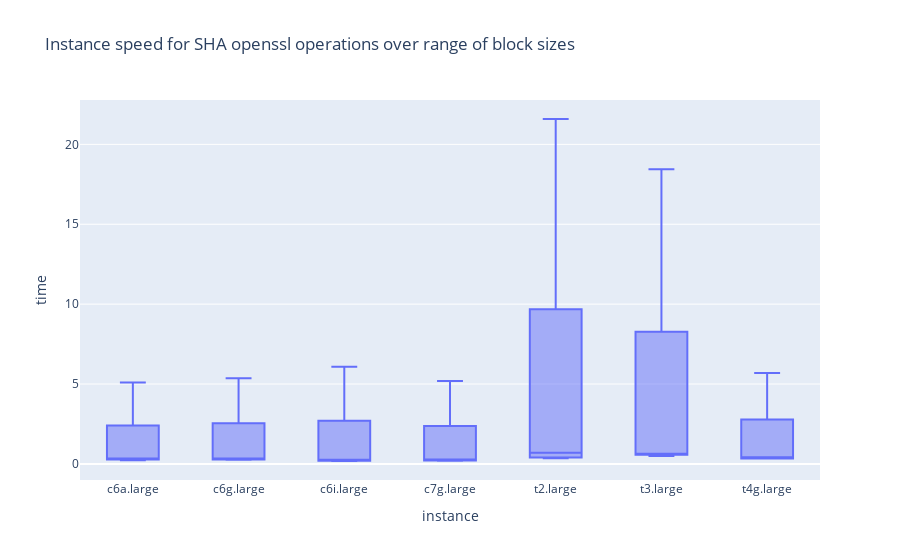
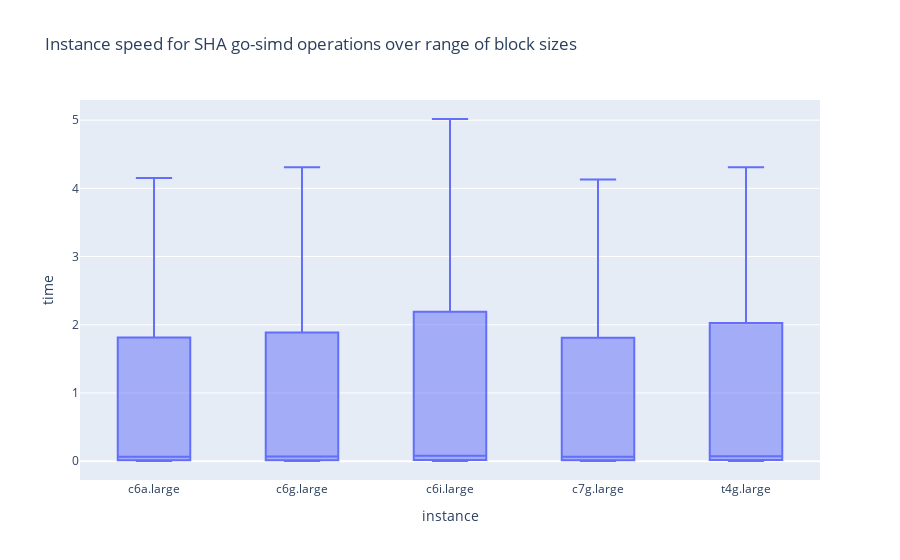
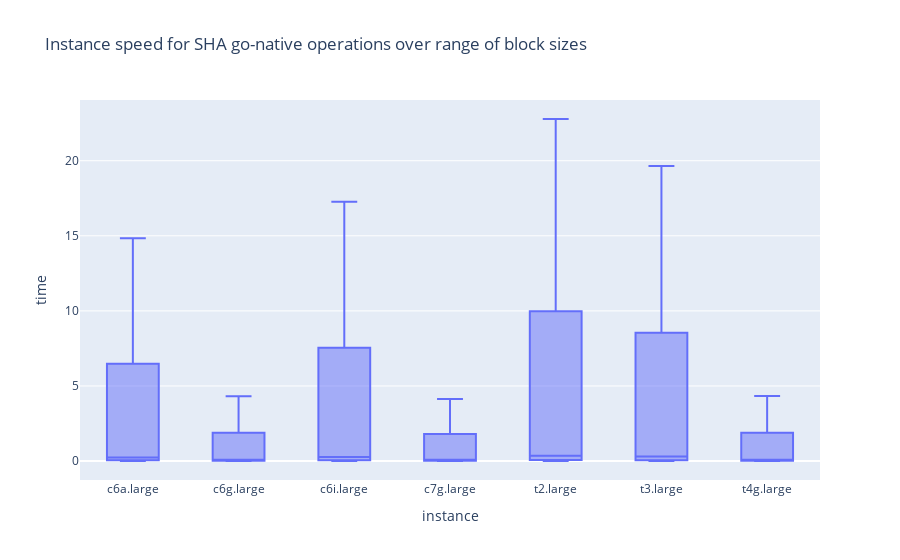
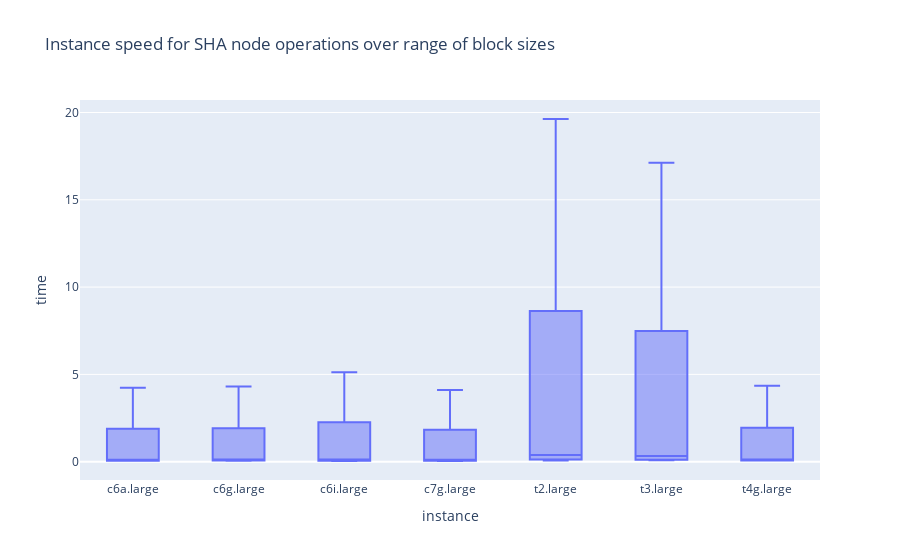

Here is the notebook cell these charts were saved with, in order:
### Code cell
for m in df_machinereadable['method'].unique(): 
    fig = px.box(df_machinereadable[df_machinereadable['method'] == m], x="instance", y="time", title=f"Instance speed for SHA {m} operations over range of block sizes")
    fig.show() 
    fig.write_html(f'datavis/exp1_speed_data_{m}.html')
    fig.write_image(f'assets/exp1_speed_data_{m}.png')

### Figure 1 — Plotly figure (JSON) as saved in the notebook; plotly's stock layout.template omitted (floating-point values rounded to 4 significant figures)
{"data": [{"alignmentgroup": "True", "hovertemplate": "instance=%{x}<br>time=%{y}<extra></extra>", "legendgroup": "", "marker": {"color": "#636efa"}, "name": "", "notched": false, "offsetgroup": "", "orientation": "v", "showlegend": false, "type": "box", "x": ["c6a.large", "c6a.large", "c6a.large", "c6a.large", "c6a.large", "c6g.large", "c6g.large", "c6g.large", "c6g.large", "c6g.large", "c6i.large", "c6i.large", "c6i.large", "c6i.large", "c6i.large", "c7g.large", "c7g.large", "c7g.large", "c7g.large", "c7g.large", "t2.large", "t2.large", "t2.large", "t2.large", "t2.large", "t3.large", "t3.large", "t3.large", "t3.large", "t3.large", "t4g.large", "t4g.large", "t4g.large", "t4g.large", "t4g.large"], "x0": " ", "xaxis": "x", "y": [0.288, 5.092, 1.507, 0.288, 0.233, 1.6, 5.36, 0.347, 0.284, 0.265, 0.266, 0.199, 1.57, 6.084, 0.183, 0.199, 0.214, 5.184, 0.272, 1.44, 0.35, 21.59, 5.714, 0.698, 0.421, 18.44, 4.886, 0.632, 0.49, 0.595, 1.803, 0.332, 0.336, 0.417, 5.687], "y0": " ", "yaxis": "y"}], "layout": {"boxmode": "group", "legend": {"tracegroupgap": 0}, "title": {"text": "Instance speed for SHA openssl operations over range of block sizes"}, "xaxis": {"anchor": "y", "domain": [0, 1], "title": {"text": "instance"}}, "yaxis": {"anchor": "x", "domain": [0, 1], "title": {"text": "time"}}}}

### Figure 2 — Plotly figure (JSON) as saved in the notebook; plotly's stock layout.template omitted (floating-point values rounded to 4 significant figures)
{"data": [{"alignmentgroup": "True", "hovertemplate": "instance=%{x}<br>time=%{y}<extra></extra>", "legendgroup": "", "marker": {"color": "#636efa"}, "name": "", "notched": false, "offsetgroup": "", "orientation": "v", "showlegend": false, "type": "box", "x": ["c6a.large", "c6a.large", "c6a.large", "c6a.large", "c6a.large", "c6g.large", "c6g.large", "c6g.large", "c6g.large", "c6g.large", "c6i.large", "c6i.large", "c6i.large", "c6i.large", "c6i.large", "c7g.large", "c7g.large", "c7g.large", "c7g.large", "c7g.large", "t4g.large", "t4g.large", "t4g.large", "t4g.large", "t4g.large"], "x0": " ", "xaxis": "x", "y": [4.153, 1.034, 0.066, 0.002, 0.018, 4.309, 1.079, 0.069, 0.018, 0.002, 0.021, 0.002, 0.079, 1.249, 5.017, 4.129, 1.034, 0.002, 0.017, 0.066, 0.003, 4.31, 0.07, 1.263, 0.019], "y0": " ", "yaxis": "y"}], "layout": {"boxmode": "group", "legend": {"tracegroupgap": 0}, "title": {"text": "Instance speed for SHA go-simd operations over range of block sizes"}, "xaxis": {"anchor": "y", "domain": [0, 1], "title": {"text": "instance"}}, "yaxis": {"anchor": "x", "domain": [0, 1], "title": {"text": "time"}}}}

### Figure 3 — Plotly figure (JSON) as saved in the notebook; plotly's stock layout.template omitted (floating-point values rounded to 4 significant figures)
{"data": [{"alignmentgroup": "True", "hovertemplate": "instance=%{x}<br>time=%{y}<extra></extra>", "legendgroup": "", "marker": {"color": "#636efa"}, "name": "", "notched": false, "offsetgroup": "", "orientation": "v", "showlegend": false, "type": "box", "x": ["c6a.large", "c6a.large", "c6a.large", "c6a.large", "c6a.large", "c6g.large", "c6g.large", "c6g.large", "c6g.large", "c6g.large", "c6i.large", "c6i.large", "c6i.large", "c6i.large", "c6i.large", "c7g.large", "c7g.large", "c7g.large", "c7g.large", "c7g.large", "t2.large", "t2.large", "t2.large", "t2.large", "t2.large", "t3.large", "t3.large", "t3.large", "t3.large", "t3.large", "t4g.large", "t4g.large", "t4g.large", "t4g.large", "t4g.large"], "x0": " ", "xaxis": "x", "y": [14.83, 0.235, 3.704, 0.005, 0.06, 4.307, 1.08, 0.069, 0.018, 0.002, 0.068, 0.005, 4.296, 17.27, 0.269, 0.002, 4.13, 0.017, 1.034, 0.066, 0.007, 22.78, 0.356, 0.089, 5.697, 4.841, 0.008, 0.077, 0.302, 19.65, 4.324, 0.003, 0.019, 0.07, 1.081], "y0": " ", "yaxis": "y"}], "layout": {"boxmode": "group", "legend": {"tracegroupgap": 0}, "title": {"text": "Instance speed for SHA go-native operations over range of block sizes"}, "xaxis": {"anchor": "y", "domain": [0, 1], "title": {"text": "instance"}}, "yaxis": {"anchor": "x", "domain": [0, 1], "title": {"text": "time"}}}}

### Figure 4 — Plotly figure (JSON) as saved in the notebook; plotly's stock layout.template omitted (floating-point values rounded to 4 significant figures)
{"data": [{"alignmentgroup": "True", "hovertemplate": "instance=%{x}<br>time=%{y}<extra></extra>", "legendgroup": "", "marker": {"color": "#636efa"}, "name": "", "notched": false, "offsetgroup": "", "orientation": "v", "showlegend": false, "type": "box", "x": ["c6a.large", "c6a.large", "c6a.large", "c6a.large", "c6a.large", "c6g.large", "c6g.large", "c6g.large", "c6g.large", "c6g.large", "c6i.large", "c6i.large", "c6i.large", "c6i.large", "c6i.large", "c7g.large", "c7g.large", "c7g.large", "c7g.large", "c7g.large", "t2.large", "t2.large", "t2.large", "t2.large", "t2.large", "t3.large", "t3.large", "t3.large", "t3.large", "t3.large", "t4g.large", "t4g.large", "t4g.large", "t4g.large", "t4g.large"], "x0": " ", "xaxis": "x", "y": [4.229, 1.098, 0.116, 0.05, 0.065, 4.303, 1.127, 0.077, 0.058, 0.125, 0.058, 0.04, 0.119, 1.307, 5.13, 0.059, 0.043, 4.113, 0.107, 1.064, 0.073, 19.63, 0.377, 0.146, 4.971, 17.12, 4.28, 0.324, 0.122, 0.083, 0.062, 0.078, 1.135, 4.345, 0.129], "y0": " ", "yaxis": "y"}], "layout": {"boxmode": "group", "legend": {"tracegroupgap": 0}, "title": {"text": "Instance speed for SHA node operations over range of block sizes"}, "xaxis": {"anchor": "y", "domain": [0, 1], "title": {"text": "instance"}}, "yaxis": {"anchor": "x", "domain": [0, 1], "title": {"text": "time"}}}}
